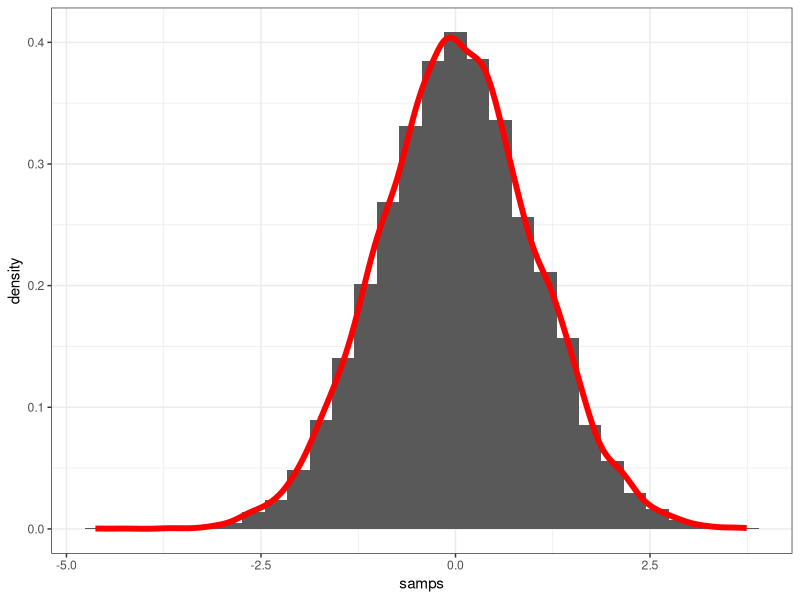
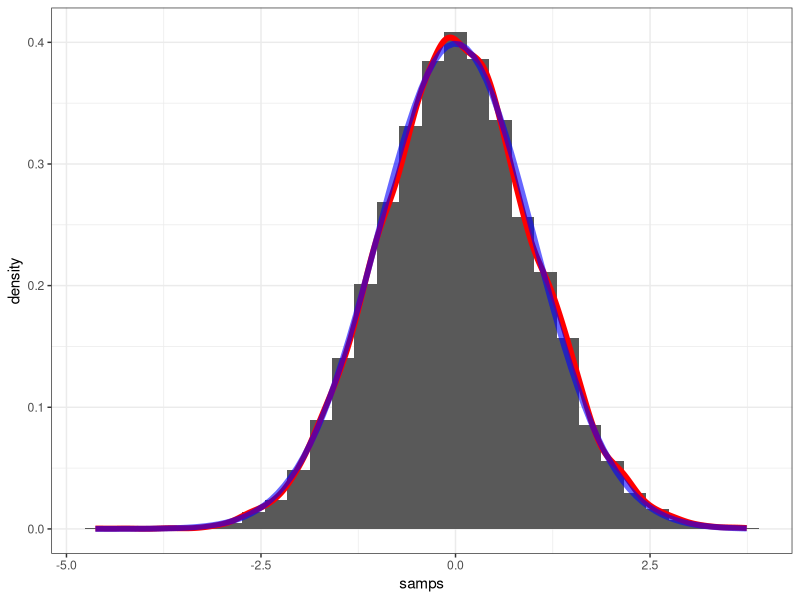
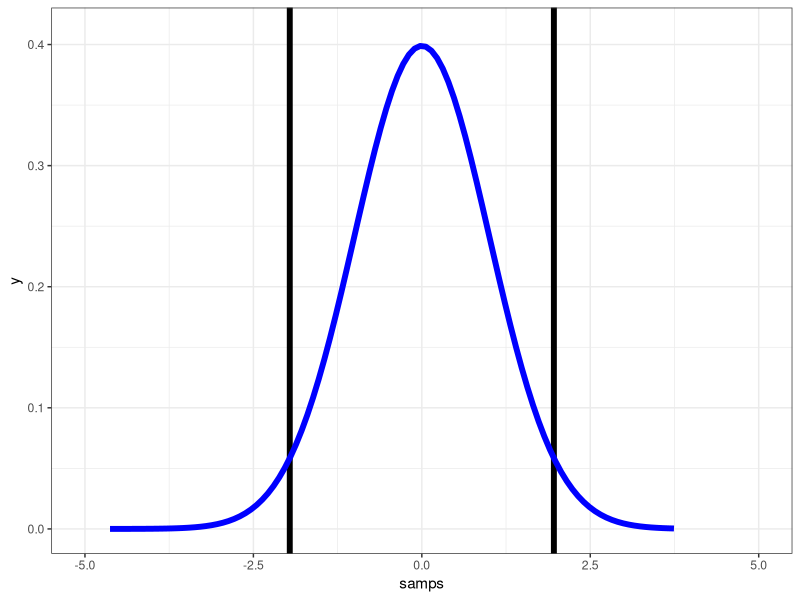
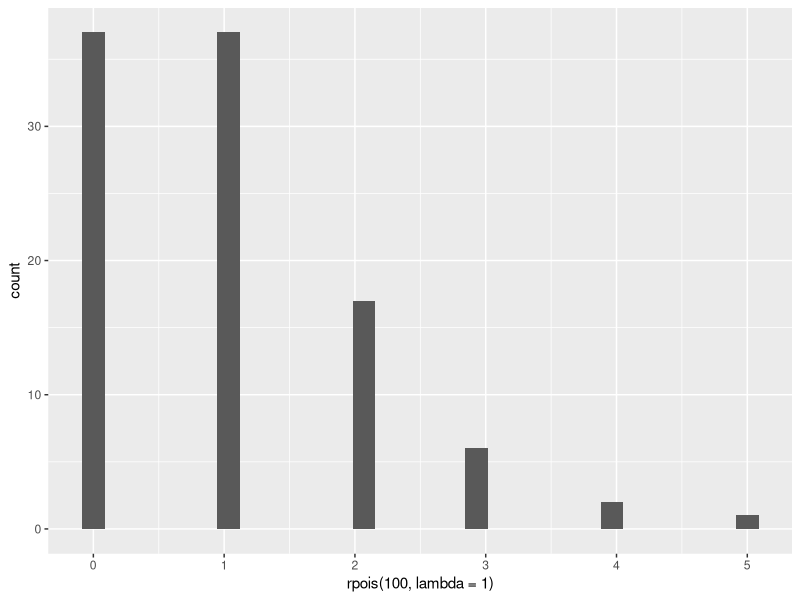

Write the R code that produced these figures, in order.
## ---- chunk 1
stdnorm_samps <- data.frame( samps = rnorm(n = 10000, mean = 0, sd = 1) )

library(ggplot2)

ggplot(data = stdnorm_samps, aes(x = samps)) +
  geom_histogram( aes( y = ..density.. ) ) +
  geom_density(colour = "red", size = 2) + 
  theme_bw()
## ---- chunk 2
ggplot(data = stdnorm_samps, aes(x = samps)) +
  geom_histogram( aes( y = ..density.. ) ) +
  geom_density(colour = "red", size = 2) + 
  stat_function( fun = dnorm, colour = "blue", alpha = 0.6, size = 2) +
  theme_bw()
## ---- chunk 3
qnorm(.025)
qnorm(.975)
## ---- chunk 4
ggplot(data = stdnorm_samps, aes(x = samps)) +
  coord_cartesian(xlim = c(-5, 5), ylim = c(0, 0.41)) +
  geom_vline(xintercept = c(-1.96, 1.96), size = 2 ) +
  stat_function( fun = dnorm, colour = "blue", size = 2) +
  theme_bw()
## ---- chunk 5


## ---- chunk 6
ggplot(data = NULL) +
  geom_histogram(aes(x = rpois(100, lambda = 1)))
## ---- chunk 7

## ---- chunk 8

